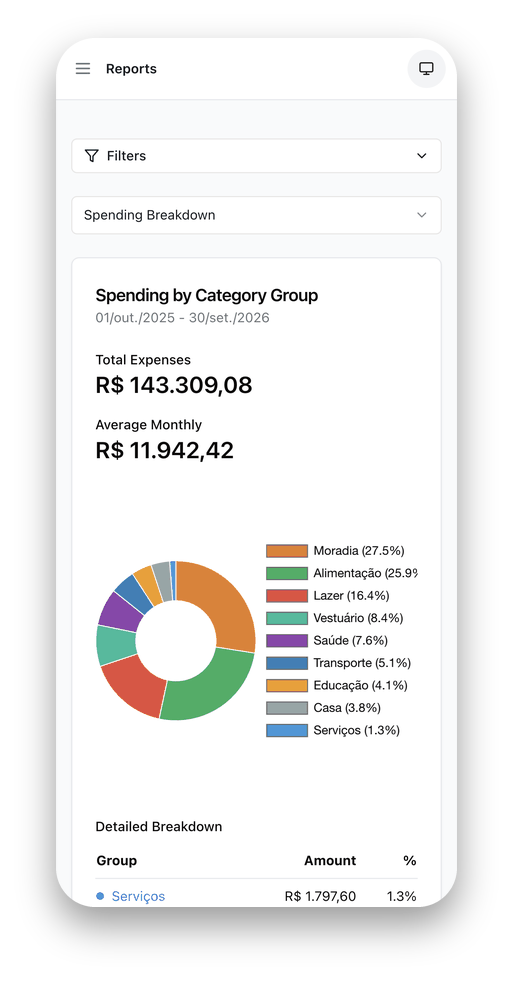
#> input picture docs/breakdown-mobile.png, 513 x 981 px
$ python -i compress_screenshots.py   (imports and definitions only)
#> lines starting #> are read from the running program, lines starting #| are printed output that depends on the picture; after the words box and inside, x2 and y2 are one past the last pixel; in counts of white or black regions, pixels touching at a corner belong together
#!/usr/bin/env python3
"""
Prepare README/gallery screenshots in place.

  *-mobile*.png   raw (opaque) phone captures: scaled to the height of the macOS desktop
                  captures' window, then given rounded corners and a macOS-style drop
                  shadow so they sit next to the desktop shots at the same scale.
                  Files that already have transparency are treated as done and skipped.
  everything else lossless re-encode (keeps the alpha channel / macOS window shadow);
                  captures wider than 1600 px are halved to 1552 px

Shadow and corner values were measured from a native macOS window capture (1552x981 PNG,
1440x869 window). Requires Pillow (pip install pillow).

Usage:
  python3 scripts/compress_screenshots.py              # process docs/*.png
  python3 scripts/compress_screenshots.py path/a.png   # process specific files
"""

import sys
from pathlib import Path

from PIL import Image, ImageDraw, ImageFilter

DESKTOP_MAX_WIDTH = 1600
WINDOW_HEIGHT = 869  # window height of the desktop captures
RADIUS, SIGMA, DY, OPACITY = 39, 18, 18, 0.40
MARGIN_L, MARGIN_T, MARGIN_R, MARGIN_B = 56, 38, 56, 74


def rounded_mask(size, radius, supersample=4):
    w, h = size
    mask = Image.new('L', (w * supersample, h * supersample), 0)
    ImageDraw.Draw(mask).rounded_rectangle(
        (0, 0, w * supersample - 1, h * supersample - 1), radius=radius * supersample, fill=255)
    return mask.resize((w, h), Image.LANCZOS)


def add_mac_shadow(window):
    w, h = window.size
    width, height = w + MARGIN_L + MARGIN_R, h + MARGIN_T + MARGIN_B
    mask = rounded_mask((w, h), RADIUS)

    shadow = Image.new('L', (width, height), 0)
    shadow.paste(mask, (MARGIN_L, MARGIN_T + DY))
    shadow = shadow.filter(ImageFilter.GaussianBlur(SIGMA)).point(lambda v: round(v * OPACITY))
    out = Image.new('RGBA', (width, height), (0, 0, 0, 0))
    out.putalpha(shadow)

    layer = window.convert('RGBA')
    layer.putalpha(mask)
    out.alpha_composite(layer, (MARGIN_L, MARGIN_T))
    return out


def has_transparency(im):
    return im.mode in ('RGBA', 'LA') and im.getchannel('A').getextrema()[0] < 255


def process_mobile(im):
    im = im.convert('RGB')
    w = round(im.width * WINDOW_HEIGHT / im.height)
    im = im.resize((w, WINDOW_HEIGHT), Image.LANCZOS)
    flat = im.quantize(colors=256, method=Image.Quantize.MEDIANCUT, dither=Image.Dither.NONE).convert('RGB')
    return add_mac_shadow(flat)


def process(path: Path) -> None:
    before = path.stat().st_size
    im = Image.open(path)

    if '-mobile' in path.name:
        if has_transparency(im):
            print(f"{path.name:36} already framed, skipped")
            return
        im = process_mobile(im)
    elif im.width > DESKTOP_MAX_WIDTH:
        im = im.resize((im.width // 2, im.height // 2), Image.LANCZOS)

    im.save(path, optimize=True)
    after = path.stat().st_size
    print(f"{path.name:36} {before // 1024:5} KB -> {after // 1024:5} KB")


def main() -> None:
    args = sys.argv[1:]
    files = [Path(a) for a in args] if args else sorted((Path(__file__).parent.parent / 'docs').glob('*.png'))
    for f in files:
        process(f)


# [2 lines not run here, left out]

>>> from PIL import Image
>>> picture = Image.open('../docs/breakdown-mobile.png')
#> picture is the input picture: PIL image 513x981 RGBA; mean R, G, B, A 166.8, 166.5, 165.5, 180
>>> result = process_mobile(picture)
#> in process_mobile, `im = im.resize((w, WINDOW_HEIGHT), Image.LANCZOS)`:
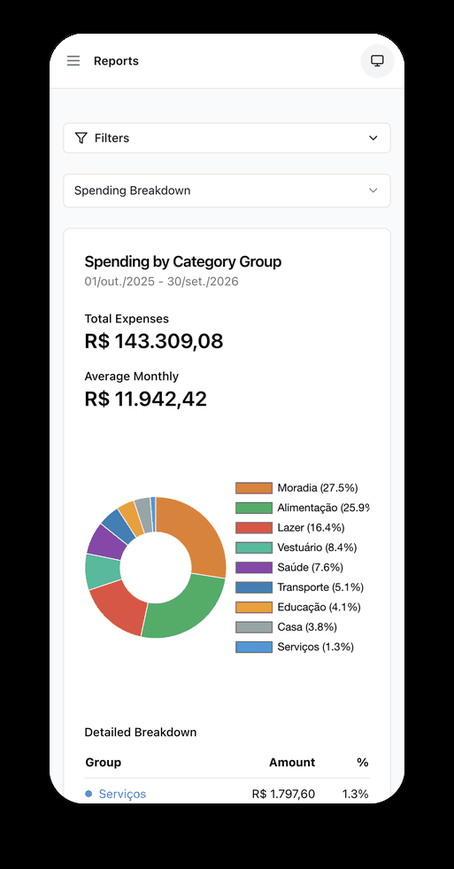
#> im: PIL image 454x869 RGB; mean R, G, B 166.7, 166.3, 165.4
#> in rounded_mask, `mask = Image.new('L', (w * supersample, h * supersample), 0)`: mask: PIL image 1816x3476 L; every value is 0
#> in rounded_mask, `ImageDraw.Draw(mask).rounded_rectangle( (0, 0, w * supersample - 1, h ..`:
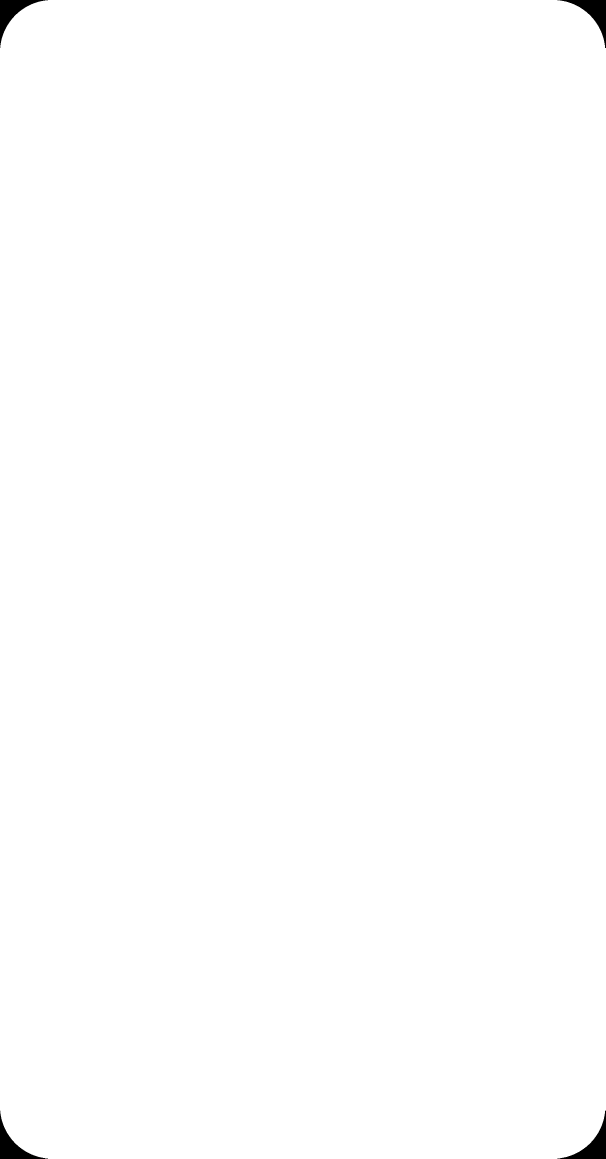
#> mask: PIL image 1816x3476 L (shown at 1/3 size); 99.7% white; 4 black regions, box (x1, y1, x2, y2) and area: (0, 0, 144, 144) 5270, (1672, 0, 1816, 144) 5270, (0, 3332, 144, 3476) 5270, (1672, 3332, 1816, 3476) 5270
#> in rounded_mask, `return mask.resize((w, h), Image.LANCZOS)`:
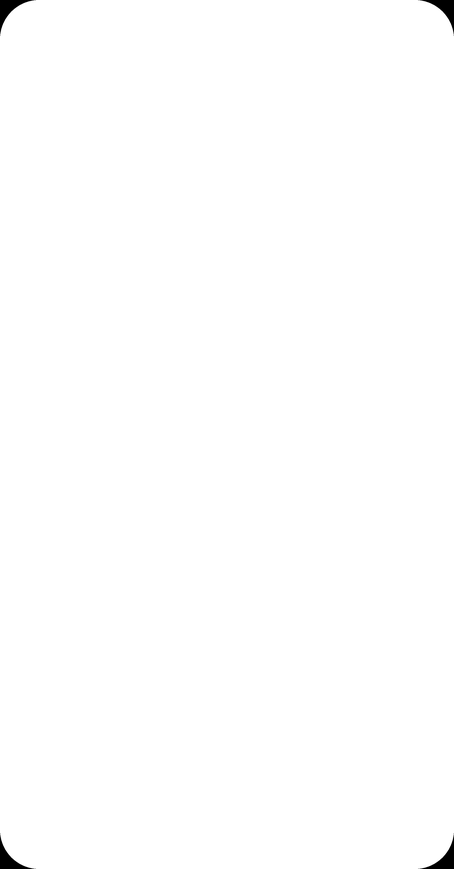
#> returned value: PIL image 454x869 L; min 0, max 255, mean 254.1
#> in add_mac_shadow, `shadow = Image.new('L', (width, height), 0)`: shadow: PIL image 566x981 L; every value is 0
#> in add_mac_shadow, `shadow.paste(mask, (MARGIN_L, MARGIN_T + DY))`:
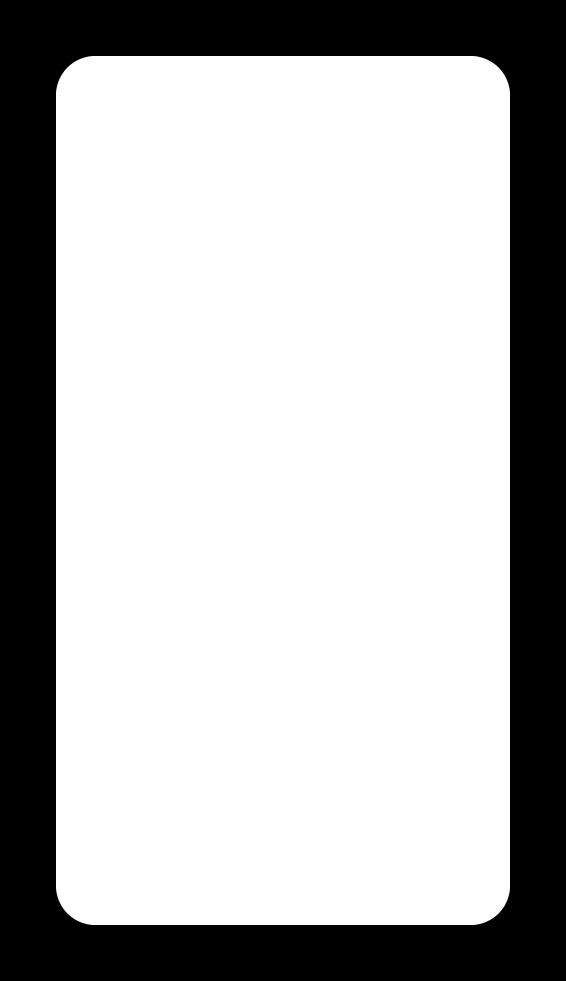
#> shadow: PIL image 566x981 L; min 0, max 255, mean 180.6
#> in add_mac_shadow, `shadow = shadow.filter(ImageFilter.GaussianBlur(SIGMA)).point(lambda v..`:
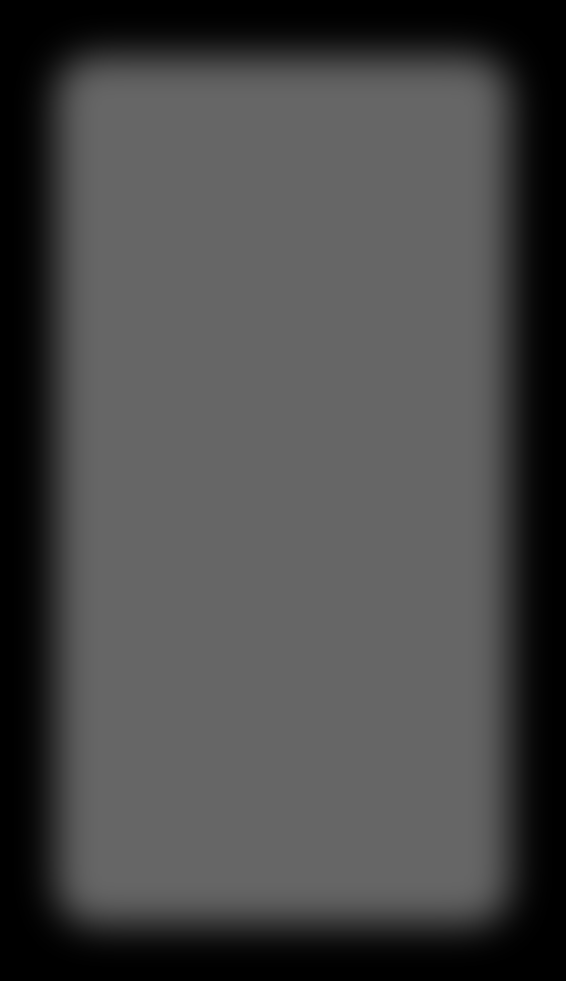
#> shadow: PIL image 566x981 L; min 0, max 102, mean 72.2
#> in add_mac_shadow, `out = Image.new('RGBA', (width, height), (0, 0, 0, 0))`: out: PIL image 566x981 RGBA; every value is 0
#> in add_mac_shadow, `out.putalpha(shadow)`:
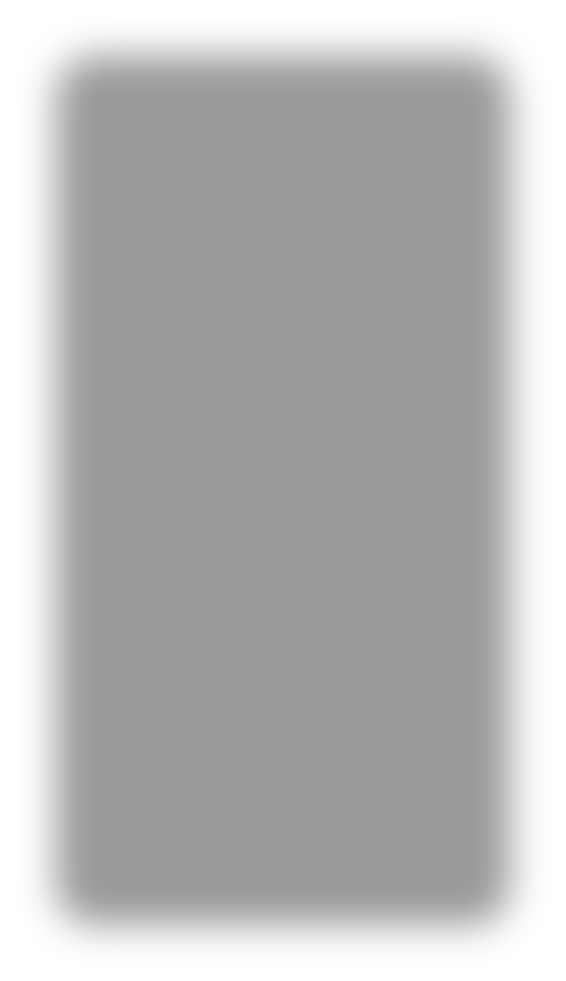
#> out: PIL image 566x981 RGBA; mean R, G, B, A 0, 0, 0, 72.2; transparent parts drawn white
#> in add_mac_shadow, `out.alpha_composite(layer, (MARGIN_L, MARGIN_T))`:
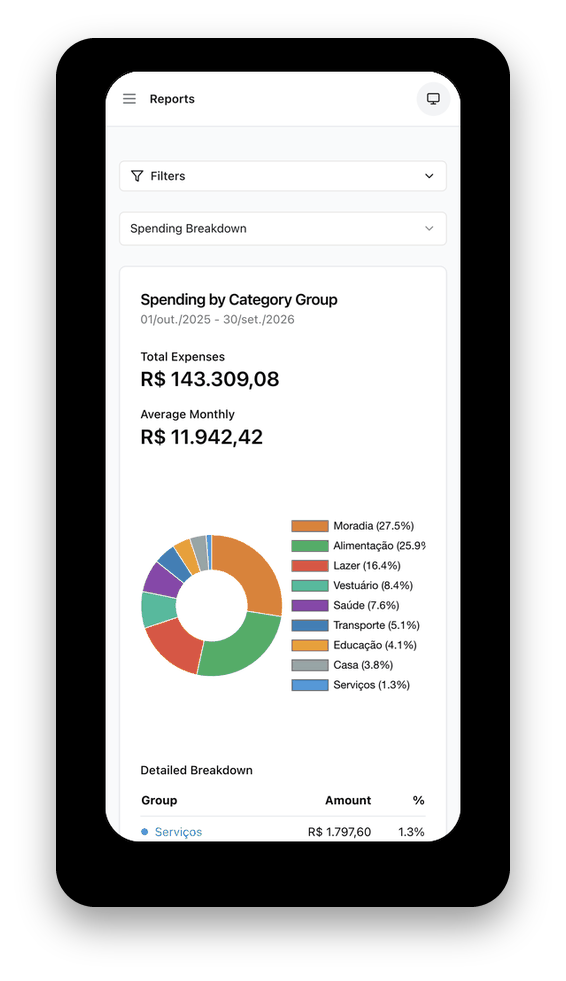
#> out: PIL image 566x981 RGBA; mean R, G, B, A 118.5, 118.2, 117.5, 184.5; transparent parts drawn white

$ run again, on docs/dashboard-mobile.png
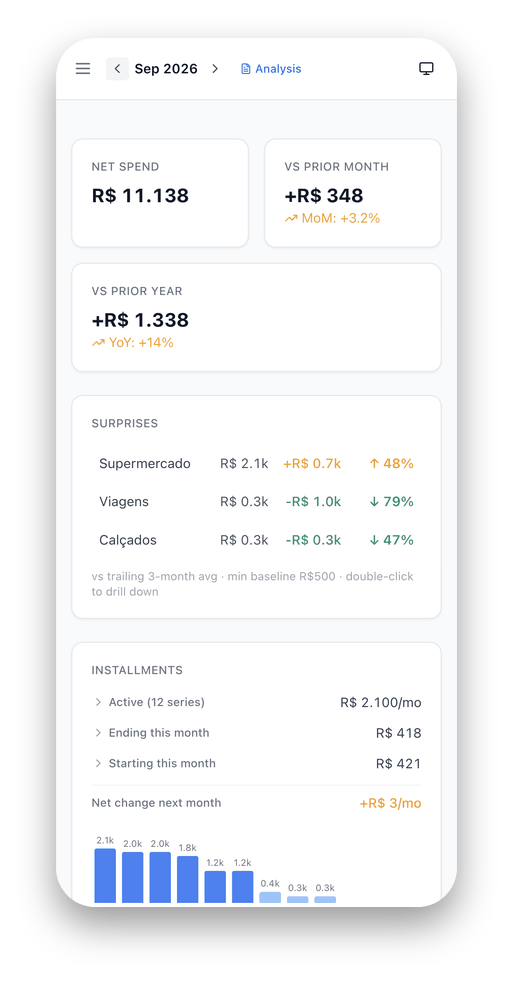
#> input picture docs/dashboard-mobile.png, 513 x 981 px
#> picture is the input picture: PIL image 513x981 RGBA; mean R, G, B, A 170, 170.8, 172.3, 180
#> in process_mobile, `im = im.resize((w, WINDOW_HEIGHT), Image.LANCZOS)`:
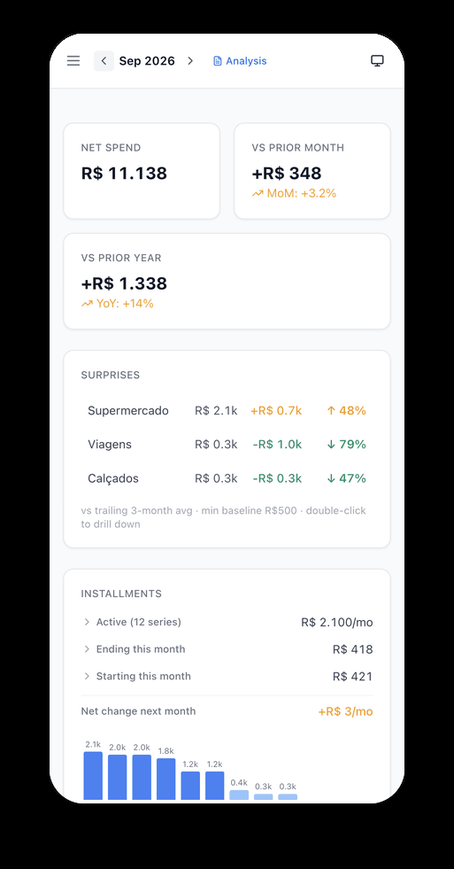
#> im: PIL image 454x869 RGB; mean R, G, B 169.8, 170.7, 172.1
#> in add_mac_shadow, `out.alpha_composite(layer, (MARGIN_L, MARGIN_T))`:
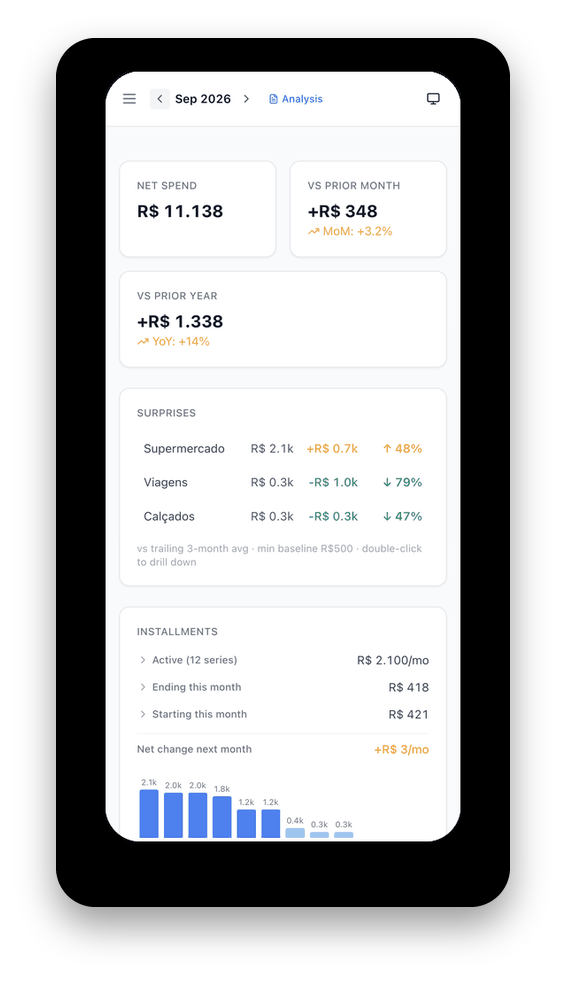
#> out: PIL image 566x981 RGBA; mean R, G, B, A 120.7, 121.3, 122.3, 184.5; transparent parts drawn white

$ run again, on docs/dashboard_en.png
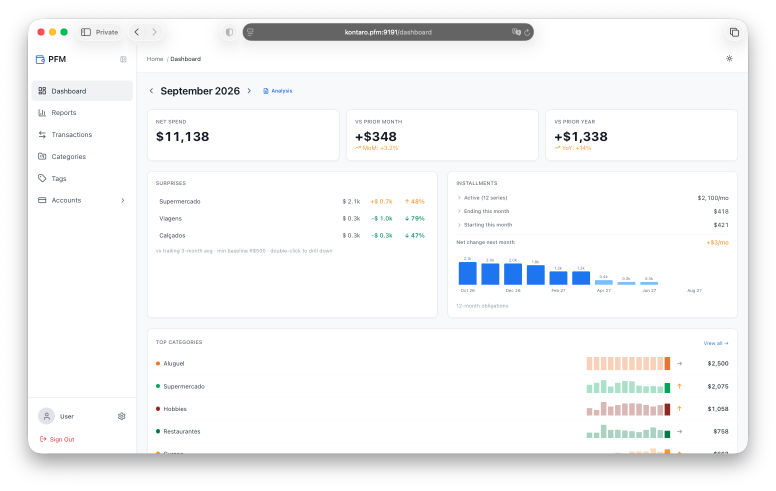
#> input picture docs/dashboard_en.png, 1552 x 981 px (shown at 1/2 size)
#> picture is the input picture: PIL image 1552x981 RGBA; mean R, G, B, A 202.9, 203.5, 204.2, 212.6
#> in add_mac_shadow, `shadow = shadow.filter(ImageFilter.GaussianBlur(SIGMA)).point(lambda v..`:
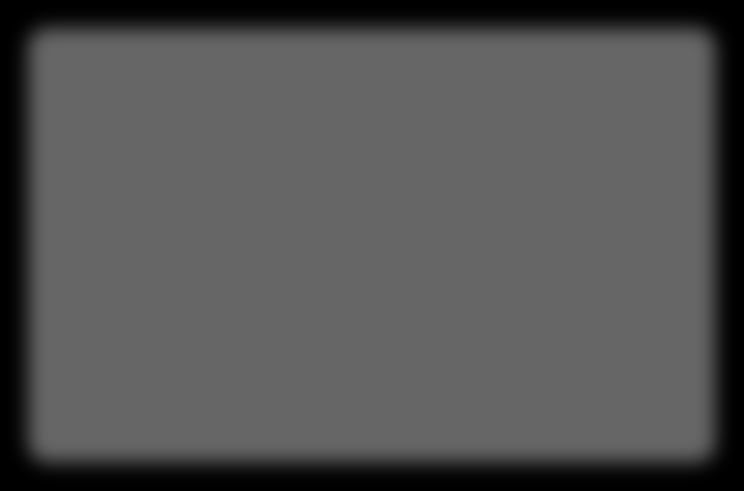
#> shadow: PIL image 1487x981 L (shown at 1/2 size); min 0, max 102, mean 83.5
#> in add_mac_shadow, `out.alpha_composite(layer, (MARGIN_L, MARGIN_T))`:
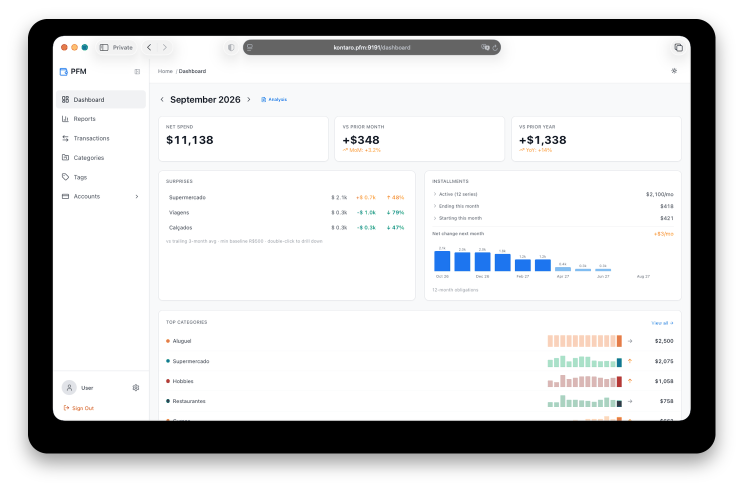
#> out: PIL image 1487x981 RGBA (shown at 1/2 size); mean R, G, B, A 166.1, 166.6, 167.2, 211.5; transparent parts drawn white

$ run again, on docs/monthly-breakdown-mobile.png
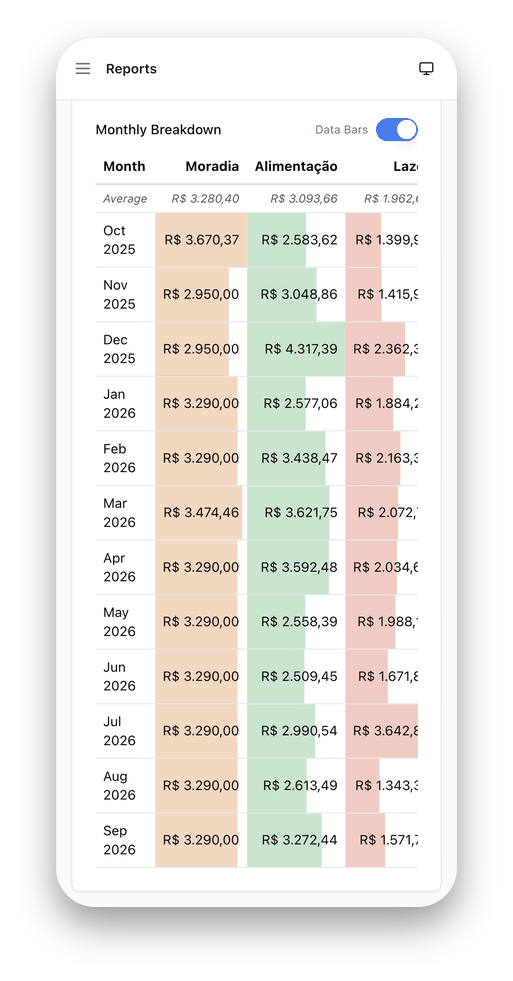
#> input picture docs/monthly-breakdown-mobile.png, 513 x 981 px
#> picture is the input picture: PIL image 513x981 RGBA; mean R, G, B, A 162.8, 160.2, 156, 180
#> in add_mac_shadow, `out.alpha_composite(layer, (MARGIN_L, MARGIN_T))`:
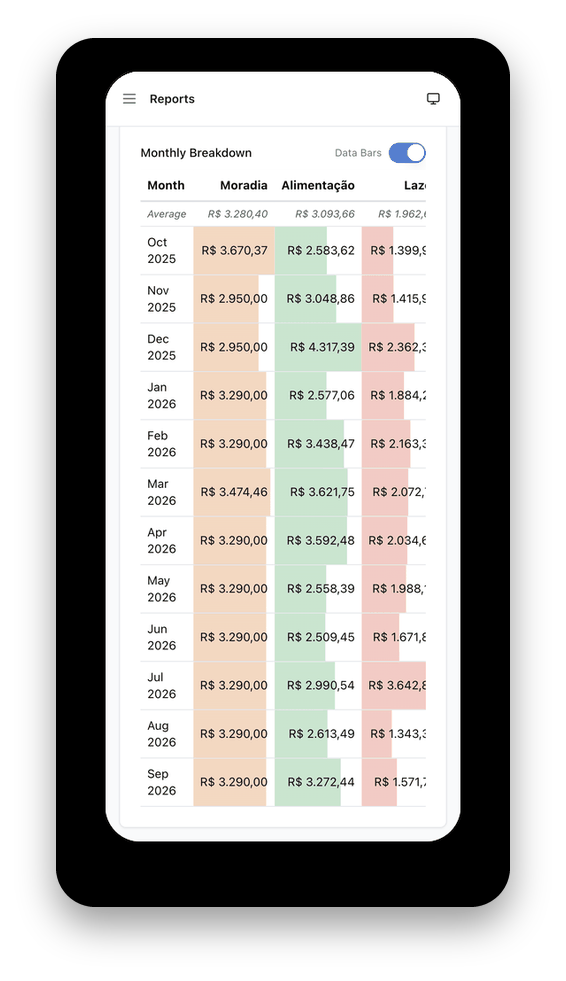
#> out: PIL image 566x981 RGBA; mean R, G, B, A 115.5, 113.8, 110.8, 184.5; transparent parts drawn white
